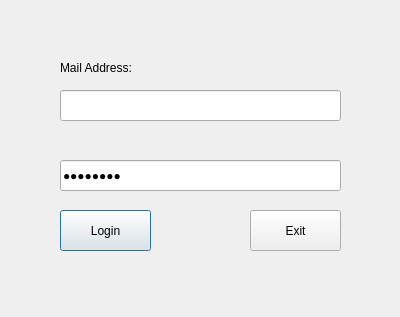
<?xml version="1.0" encoding="UTF-8"?>
<ui version="4.0">
 <class>Dialog</class>
 <widget class="QDialog" name="Dialog">
  <property name="geometry">
   <rect>
    <x>0</x>
    <y>0</y>
    <width>400</width>
    <height>317</height>
   </rect>
  </property>
  <property name="focusPolicy">
   <enum>Qt::NoFocus</enum>
  </property>
  <property name="windowTitle">
   <string>Dialog</string>
  </property>
  <widget class="QLineEdit" name="txt_username">
   <property name="geometry">
    <rect>
     <x>60</x>
     <y>90</y>
     <width>281</width>
     <height>31</height>
    </rect>
   </property>
   <property name="focusPolicy">
    <enum>Qt::ClickFocus</enum>
   </property>
   <property name="inputMethodHints">
    <set>Qt::ImhNone</set>
   </property>
   <property name="text">
    <string/>
   </property>
   <property name="placeholderText">
    <string/>
   </property>
  </widget>
  <widget class="QLineEdit" name="txt_password">
   <property name="geometry">
    <rect>
     <x>60</x>
     <y>160</y>
     <width>281</width>
     <height>31</height>
    </rect>
   </property>
   <property name="text">
    <string>Password</string>
   </property>
   <property name="echoMode">
    <enum>QLineEdit::Password</enum>
   </property>
  </widget>
  <widget class="QPushButton" name="btn_login">
   <property name="geometry">
    <rect>
     <x>60</x>
     <y>210</y>
     <width>91</width>
     <height>41</height>
    </rect>
   </property>
   <property name="text">
    <string>Login</string>
   </property>
  </widget>
  <widget class="QPushButton" name="btn_exit">
   <property name="geometry">
    <rect>
     <x>250</x>
     <y>210</y>
     <width>91</width>
     <height>41</height>
    </rect>
   </property>
   <property name="text">
    <string>Exit</string>
   </property>
  </widget>
  <widget class="QLabel" name="label">
   <property name="geometry">
    <rect>
     <x>60</x>
     <y>60</y>
     <width>71</width>
     <height>16</height>
    </rect>
   </property>
   <property name="text">
    <string>Mail Address:</string>
   </property>
  </widget>
 </widget>
 <resources/>
 <connections/>
</ui>
